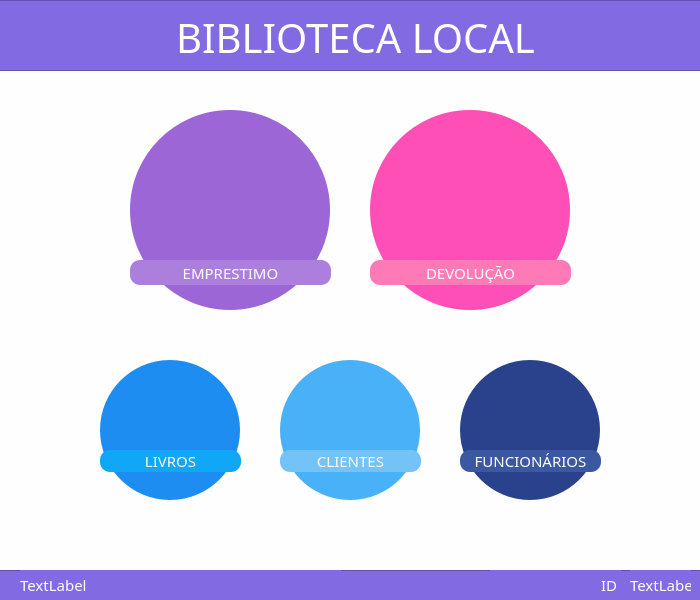
<?xml version="1.0" encoding="UTF-8"?>
<ui version="4.0">
 <class>telaMainMenu</class>
 <widget class="QDialog" name="telaMainMenu">
  <property name="windowModality">
   <enum>Qt::NonModal</enum>
  </property>
  <property name="enabled">
   <bool>true</bool>
  </property>
  <property name="geometry">
   <rect>
    <x>0</x>
    <y>0</y>
    <width>700</width>
    <height>600</height>
   </rect>
  </property>
  <property name="sizePolicy">
   <sizepolicy hsizetype="Fixed" vsizetype="Fixed">
    <horstretch>0</horstretch>
    <verstretch>0</verstretch>
   </sizepolicy>
  </property>
  <property name="minimumSize">
   <size>
    <width>700</width>
    <height>600</height>
   </size>
  </property>
  <property name="maximumSize">
   <size>
    <width>700</width>
    <height>600</height>
   </size>
  </property>
  <property name="sizeIncrement">
   <size>
    <width>700</width>
    <height>600</height>
   </size>
  </property>
  <property name="focusPolicy">
   <enum>Qt::TabFocus</enum>
  </property>
  <property name="windowTitle">
   <string>BIBLIOTECA</string>
  </property>
  <property name="windowIcon">
   <iconset resource="arquivos.qrc">
    <normaloff>:/images/images/logo.ico</normaloff>:/images/images/logo.ico</iconset>
  </property>
  <property name="styleSheet">
   <string notr="true">background-color:#fefefe</string>
  </property>
  <property name="sizeGripEnabled">
   <bool>false</bool>
  </property>
  <property name="modal">
   <bool>false</bool>
  </property>
  <widget class="QFrame" name="frame">
   <property name="geometry">
    <rect>
     <x>-10</x>
     <y>570</y>
     <width>721</width>
     <height>31</height>
    </rect>
   </property>
   <property name="styleSheet">
    <string notr="true">font-size:15px;
background-color:none;
background-color:#816ae2;
color:#fefefe;
font-family:Franklin Gothic Heavy;
</string>
   </property>
   <property name="frameShape">
    <enum>QFrame::StyledPanel</enum>
   </property>
   <property name="frameShadow">
    <enum>QFrame::Raised</enum>
   </property>
   <widget class="QLabel" name="nomeUsuario_lb">
    <property name="geometry">
     <rect>
      <x>30</x>
      <y>0</y>
      <width>321</width>
      <height>29</height>
     </rect>
    </property>
    <property name="autoFillBackground">
     <bool>false</bool>
    </property>
    <property name="styleSheet">
     <string notr="true">font-size:15px;
background-color:none;
background-color:#816ae2;
color:#fefefe;
font-family:Franklin Gothic Heavy;
</string>
    </property>
    <property name="text">
     <string>TextLabel</string>
    </property>
    <property name="alignment">
     <set>Qt::AlignLeading|Qt::AlignLeft|Qt::AlignVCenter</set>
    </property>
   </widget>
   <widget class="QLabel" name="idUsuario_lb">
    <property name="geometry">
     <rect>
      <x>640</x>
      <y>0</y>
      <width>61</width>
      <height>29</height>
     </rect>
    </property>
    <property name="styleSheet">
     <string notr="true">font-size:15px;
background-color:none;
background-color:#816ae2;
color:#fefefe;
font-family:Franklin Gothic Heavy;
</string>
    </property>
    <property name="text">
     <string>TextLabel</string>
    </property>
    <property name="alignment">
     <set>Qt::AlignLeading|Qt::AlignLeft|Qt::AlignVCenter</set>
    </property>
   </widget>
   <widget class="QLabel" name="label">
    <property name="geometry">
     <rect>
      <x>500</x>
      <y>0</y>
      <width>131</width>
      <height>29</height>
     </rect>
    </property>
    <property name="styleSheet">
     <string notr="true">font-size:15px;
background-color:none;
background-color:#816ae2;
color:#fefefe;
font-family:Franklin Gothic Heavy;
</string>
    </property>
    <property name="text">
     <string>ID </string>
    </property>
    <property name="alignment">
     <set>Qt::AlignRight|Qt::AlignTrailing|Qt::AlignVCenter</set>
    </property>
   </widget>
  </widget>
  <widget class="QFrame" name="frame_2">
   <property name="geometry">
    <rect>
     <x>-10</x>
     <y>0</y>
     <width>721</width>
     <height>71</height>
    </rect>
   </property>
   <property name="styleSheet">
    <string notr="true">background-color:#816ae2;</string>
   </property>
   <property name="frameShape">
    <enum>QFrame::StyledPanel</enum>
   </property>
   <property name="frameShadow">
    <enum>QFrame::Raised</enum>
   </property>
   <widget class="QLabel" name="login">
    <property name="geometry">
     <rect>
      <x>150</x>
      <y>10</y>
      <width>431</width>
      <height>51</height>
     </rect>
    </property>
    <property name="styleSheet">
     <string notr="true">font-family:Franklin Gothic Heavy;
font-size:40px;
color:#fefefe;
</string>
    </property>
    <property name="text">
     <string>BIBLIOTECA LOCAL</string>
    </property>
    <property name="textFormat">
     <enum>Qt::PlainText</enum>
    </property>
    <property name="alignment">
     <set>Qt::AlignCenter</set>
    </property>
    <property name="textInteractionFlags">
     <set>Qt::TextSelectableByMouse</set>
    </property>
   </widget>
  </widget>
  <widget class="QPushButton" name="emprestimo_bt">
   <property name="geometry">
    <rect>
     <x>130</x>
     <y>110</y>
     <width>200</width>
     <height>200</height>
    </rect>
   </property>
   <property name="minimumSize">
    <size>
     <width>200</width>
     <height>200</height>
    </size>
   </property>
   <property name="maximumSize">
    <size>
     <width>200</width>
     <height>200</height>
    </size>
   </property>
   <property name="sizeIncrement">
    <size>
     <width>200</width>
     <height>200</height>
    </size>
   </property>
   <property name="baseSize">
    <size>
     <width>200</width>
     <height>200</height>
    </size>
   </property>
   <property name="cursor">
    <cursorShape>PointingHandCursor</cursorShape>
   </property>
   <property name="autoFillBackground">
    <bool>false</bool>
   </property>
   <property name="styleSheet">
    <string notr="true">QAbstractButton { 
			background-color:#9d66d6;
			border-radius:100%;
			border:none;} 

QAbstractButton:hover {			
			background-color:#ad7fdd;
			border-radius:100%;
} </string>
   </property>
   <property name="text">
    <string notr="true"/>
   </property>
   <property name="icon">
    <iconset resource="arquivos.qrc">
     <normaloff>:/images/images/444.png</normaloff>:/images/images/444.png</iconset>
   </property>
   <property name="iconSize">
    <size>
     <width>180</width>
     <height>180</height>
    </size>
   </property>
  </widget>
  <widget class="QPushButton" name="devolucao_bt">
   <property name="geometry">
    <rect>
     <x>370</x>
     <y>110</y>
     <width>200</width>
     <height>200</height>
    </rect>
   </property>
   <property name="sizePolicy">
    <sizepolicy hsizetype="Minimum" vsizetype="Fixed">
     <horstretch>200</horstretch>
     <verstretch>200</verstretch>
    </sizepolicy>
   </property>
   <property name="minimumSize">
    <size>
     <width>200</width>
     <height>200</height>
    </size>
   </property>
   <property name="maximumSize">
    <size>
     <width>200</width>
     <height>200</height>
    </size>
   </property>
   <property name="cursor">
    <cursorShape>PointingHandCursor</cursorShape>
   </property>
   <property name="autoFillBackground">
    <bool>false</bool>
   </property>
   <property name="styleSheet">
    <string notr="true">QAbstractButton { 
			background-color:#fe4fb7;
			border-radius:100%;
			border:none;} 

QAbstractButton:hover {			
			background-color:#fe7ab6;
			border-radius:100%;
} </string>
   </property>
   <property name="text">
    <string/>
   </property>
   <property name="icon">
    <iconset resource="arquivos.qrc">
     <normaloff>:/images/images/777.png</normaloff>:/images/images/777.png</iconset>
   </property>
   <property name="iconSize">
    <size>
     <width>180</width>
     <height>180</height>
    </size>
   </property>
  </widget>
  <widget class="QLabel" name="devolucao_lb">
   <property name="geometry">
    <rect>
     <x>370</x>
     <y>260</y>
     <width>201</width>
     <height>25</height>
    </rect>
   </property>
   <property name="minimumSize">
    <size>
     <width>0</width>
     <height>25</height>
    </size>
   </property>
   <property name="maximumSize">
    <size>
     <width>16777215</width>
     <height>25</height>
    </size>
   </property>
   <property name="styleSheet">
    <string notr="true">font-size:15px;
font-family:Franklin Gothic Heavy;
color:#fefefe;
border:none;
text-align:center;
background-color:#fe7ab6;
border-radius:10px
</string>
   </property>
   <property name="text">
    <string>DEVOLUÇÃO</string>
   </property>
   <property name="alignment">
    <set>Qt::AlignCenter</set>
   </property>
  </widget>
  <widget class="QLabel" name="label_8">
   <property name="geometry">
    <rect>
     <x>100</x>
     <y>450</y>
     <width>141</width>
     <height>22</height>
    </rect>
   </property>
   <property name="minimumSize">
    <size>
     <width>0</width>
     <height>22</height>
    </size>
   </property>
   <property name="maximumSize">
    <size>
     <width>2316165</width>
     <height>22</height>
    </size>
   </property>
   <property name="styleSheet">
    <string notr="true">font-size:15px;
font-family:Franklin Gothic Heavy;
color:#fefefe;
border:none;
text-align:center;
background-color:#10a7f7;
border-radius:10px;
</string>
   </property>
   <property name="text">
    <string>LIVROS</string>
   </property>
   <property name="alignment">
    <set>Qt::AlignCenter</set>
   </property>
  </widget>
  <widget class="QPushButton" name="livros_bt">
   <property name="geometry">
    <rect>
     <x>100</x>
     <y>360</y>
     <width>140</width>
     <height>140</height>
    </rect>
   </property>
   <property name="sizePolicy">
    <sizepolicy hsizetype="Fixed" vsizetype="Fixed">
     <horstretch>0</horstretch>
     <verstretch>0</verstretch>
    </sizepolicy>
   </property>
   <property name="minimumSize">
    <size>
     <width>140</width>
     <height>140</height>
    </size>
   </property>
   <property name="maximumSize">
    <size>
     <width>140</width>
     <height>140</height>
    </size>
   </property>
   <property name="sizeIncrement">
    <size>
     <width>140</width>
     <height>140</height>
    </size>
   </property>
   <property name="cursor">
    <cursorShape>PointingHandCursor</cursorShape>
   </property>
   <property name="styleSheet">
    <string notr="true">QAbstractButton { 
			background-color:#1d8df2;
			border-top-right-radius: 70px;
			border-top-left-radius: 70px;
			border-bottom-right-radius:70px;
			border-bottom-left-radius:70px;
			border:none;} 

QAbstractButton:hover {			
			background-color:#10a7f7;
} </string>
   </property>
   <property name="text">
    <string/>
   </property>
   <property name="icon">
    <iconset resource="arquivos.qrc">
     <normaloff>:/images/images/333.png</normaloff>:/images/images/333.png</iconset>
   </property>
   <property name="iconSize">
    <size>
     <width>120</width>
     <height>120</height>
    </size>
   </property>
  </widget>
  <widget class="QPushButton" name="clientes_bt">
   <property name="geometry">
    <rect>
     <x>280</x>
     <y>360</y>
     <width>140</width>
     <height>140</height>
    </rect>
   </property>
   <property name="minimumSize">
    <size>
     <width>140</width>
     <height>140</height>
    </size>
   </property>
   <property name="maximumSize">
    <size>
     <width>140</width>
     <height>140</height>
    </size>
   </property>
   <property name="sizeIncrement">
    <size>
     <width>140</width>
     <height>140</height>
    </size>
   </property>
   <property name="cursor">
    <cursorShape>PointingHandCursor</cursorShape>
   </property>
   <property name="styleSheet">
    <string notr="true">QAbstractButton { 
			background-color:#49b1f7;
			border-top-right-radius: 70px;
			border-top-left-radius: 70px;
			border-bottom-right-radius:70px;
			border-bottom-left-radius:70px;
			border:none;} 

QAbstractButton:hover {			
			background-color:#73c3f9;
} </string>
   </property>
   <property name="text">
    <string/>
   </property>
   <property name="icon">
    <iconset resource="arquivos.qrc">
     <normaloff>:/images/images/2.png</normaloff>:/images/images/2.png</iconset>
   </property>
   <property name="iconSize">
    <size>
     <width>120</width>
     <height>120</height>
    </size>
   </property>
  </widget>
  <widget class="QLabel" name="label_9">
   <property name="geometry">
    <rect>
     <x>280</x>
     <y>450</y>
     <width>141</width>
     <height>22</height>
    </rect>
   </property>
   <property name="minimumSize">
    <size>
     <width>0</width>
     <height>22</height>
    </size>
   </property>
   <property name="maximumSize">
    <size>
     <width>16777215</width>
     <height>22</height>
    </size>
   </property>
   <property name="styleSheet">
    <string notr="true">font-size:15px;
font-family:Franklin Gothic Heavy;
color:#fefefe;
border:none;
text-align:center;
background-color:#73c3f9;
border-radius:10px</string>
   </property>
   <property name="text">
    <string>CLIENTES</string>
   </property>
   <property name="alignment">
    <set>Qt::AlignCenter</set>
   </property>
  </widget>
  <widget class="QPushButton" name="funcionarios_bt">
   <property name="geometry">
    <rect>
     <x>460</x>
     <y>360</y>
     <width>140</width>
     <height>140</height>
    </rect>
   </property>
   <property name="minimumSize">
    <size>
     <width>140</width>
     <height>140</height>
    </size>
   </property>
   <property name="maximumSize">
    <size>
     <width>140</width>
     <height>140</height>
    </size>
   </property>
   <property name="sizeIncrement">
    <size>
     <width>140</width>
     <height>140</height>
    </size>
   </property>
   <property name="cursor">
    <cursorShape>PointingHandCursor</cursorShape>
   </property>
   <property name="styleSheet">
    <string notr="true">QAbstractButton { 
			background-color:#2a428c;
			border-top-right-radius: 70px;
			border-top-left-radius: 70px;
			border-bottom-right-radius:70px;
			border-bottom-left-radius:70px;
			border:none;} 

QAbstractButton:hover {			
			background-color:#3c58a0;
} </string>
   </property>
   <property name="text">
    <string/>
   </property>
   <property name="icon">
    <iconset resource="arquivos.qrc">
     <normaloff>:/images/images/888.png</normaloff>:/images/images/888.png</iconset>
   </property>
   <property name="iconSize">
    <size>
     <width>120</width>
     <height>120</height>
    </size>
   </property>
  </widget>
  <widget class="QLabel" name="label_10">
   <property name="geometry">
    <rect>
     <x>460</x>
     <y>450</y>
     <width>141</width>
     <height>22</height>
    </rect>
   </property>
   <property name="minimumSize">
    <size>
     <width>0</width>
     <height>22</height>
    </size>
   </property>
   <property name="maximumSize">
    <size>
     <width>1313</width>
     <height>22</height>
    </size>
   </property>
   <property name="styleSheet">
    <string notr="true">font-size:15px;
font-family:Franklin Gothic Heavy;
color:#fefefe;
border:none;
text-align:center;
background-color:#3c58a0;
border-radius:10px

</string>
   </property>
   <property name="text">
    <string>FUNCIONÁRIOS</string>
   </property>
   <property name="alignment">
    <set>Qt::AlignCenter</set>
   </property>
  </widget>
  <widget class="QLabel" name="emprestimo_lb">
   <property name="geometry">
    <rect>
     <x>130</x>
     <y>260</y>
     <width>201</width>
     <height>25</height>
    </rect>
   </property>
   <property name="minimumSize">
    <size>
     <width>0</width>
     <height>25</height>
    </size>
   </property>
   <property name="maximumSize">
    <size>
     <width>16777215</width>
     <height>25</height>
    </size>
   </property>
   <property name="baseSize">
    <size>
     <width>0</width>
     <height>0</height>
    </size>
   </property>
   <property name="cursor">
    <cursorShape>PointingHandCursor</cursorShape>
   </property>
   <property name="autoFillBackground">
    <bool>false</bool>
   </property>
   <property name="styleSheet">
    <string notr="true">font-size:15px;
font-family:Franklin Gothic Heavy;
color:#fefefe;
border:none;
text-align:center;
background-color:#ad7fdd;
border-radius:10px
</string>
   </property>
   <property name="text">
    <string>EMPRESTIMO</string>
   </property>
   <property name="alignment">
    <set>Qt::AlignCenter</set>
   </property>
  </widget>
  <zorder>emprestimo_bt</zorder>
  <zorder>devolucao_bt</zorder>
  <zorder>livros_bt</zorder>
  <zorder>frame</zorder>
  <zorder>frame_2</zorder>
  <zorder>devolucao_lb</zorder>
  <zorder>label_8</zorder>
  <zorder>clientes_bt</zorder>
  <zorder>label_9</zorder>
  <zorder>funcionarios_bt</zorder>
  <zorder>label_10</zorder>
  <zorder>emprestimo_lb</zorder>
 </widget>
 <resources>
  <include location="arquivos.qrc"/>
 </resources>
 <connections/>
</ui>
